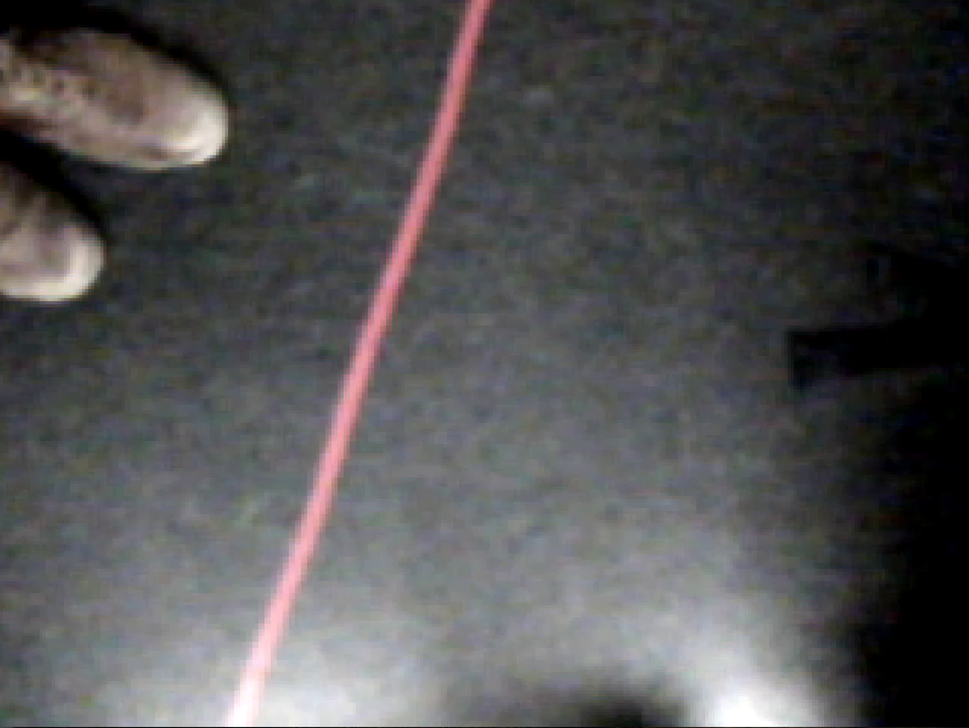
#> input picture img.png, 969 x 728 px, shrunk from 1912 x 1436 before the run
$ python 'hough lines.py'
#> lines starting #> are read from the running program, lines starting #| are printed output that depends on the picture; after the words box and inside, x2 and y2 are one past the last pixel; in counts of white or black regions, pixels touching at a corner belong together
# -*- coding: utf-8 -*-

#import libardrone.libardrone as libardrone #import the libardrone
import cv2 #import opencv
import numpy as np
import matplotlib as matplot


#load image
img = cv2.imread('img.png', 1)
#> img is the input picture: shape (728, 969, 3); mean B, G, R 81.9, 81.1, 81.9
#convert to HSV
hsv = cv2.cvtColor(img,cv2.COLOR_BGR2HSV)
#> hsv: shape (728, 969, 3); mean H, S, V 81.7, 32.5, 85.9
#color ranges for red
#from 0 to 20
first_lower_red = np.array([0,50,50])
first_upper_red = np.array([20,255,255])
#from 160 to 180
second_lower_red = np.array([160,50,50])
second_upper_red = np.array([180,255,255])
#make a mask from those 2 thresholds
mask1 = cv2.inRange(hsv, first_lower_red, first_upper_red)
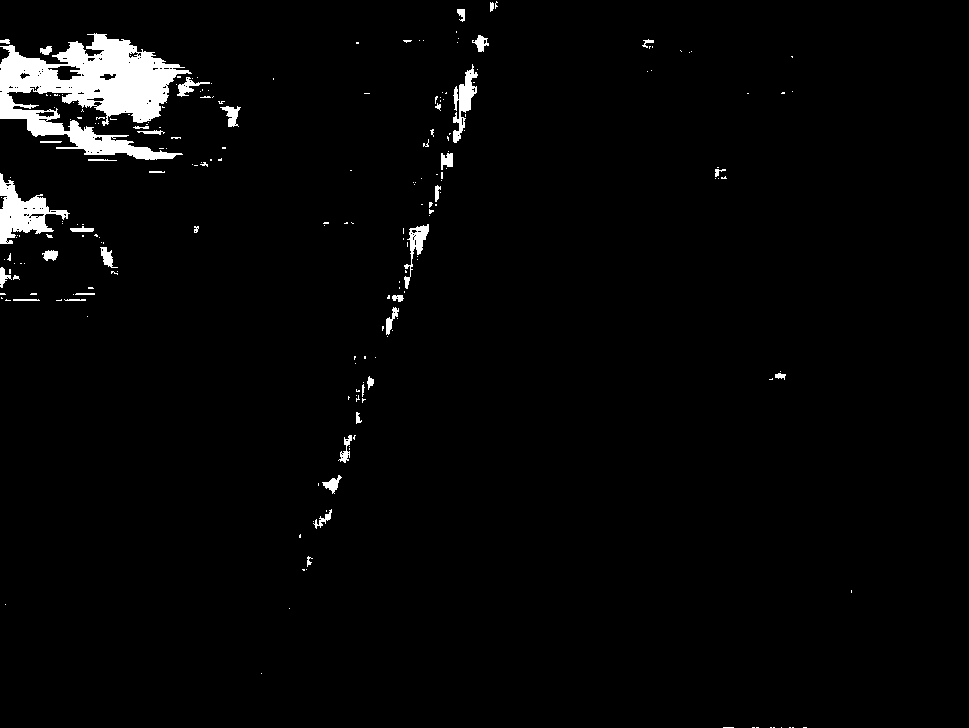
#> mask1: shape (728, 969); 2.6% white; 219 white regions (178 under 20 px), largest, box (x1, y1, x2, y2) and area: (0, 33, 192, 160) 11684, (0, 173, 70, 244) 2007, (453, 64, 478, 143) 787
mask2 = cv2.inRange(hsv, second_lower_red, second_upper_red)
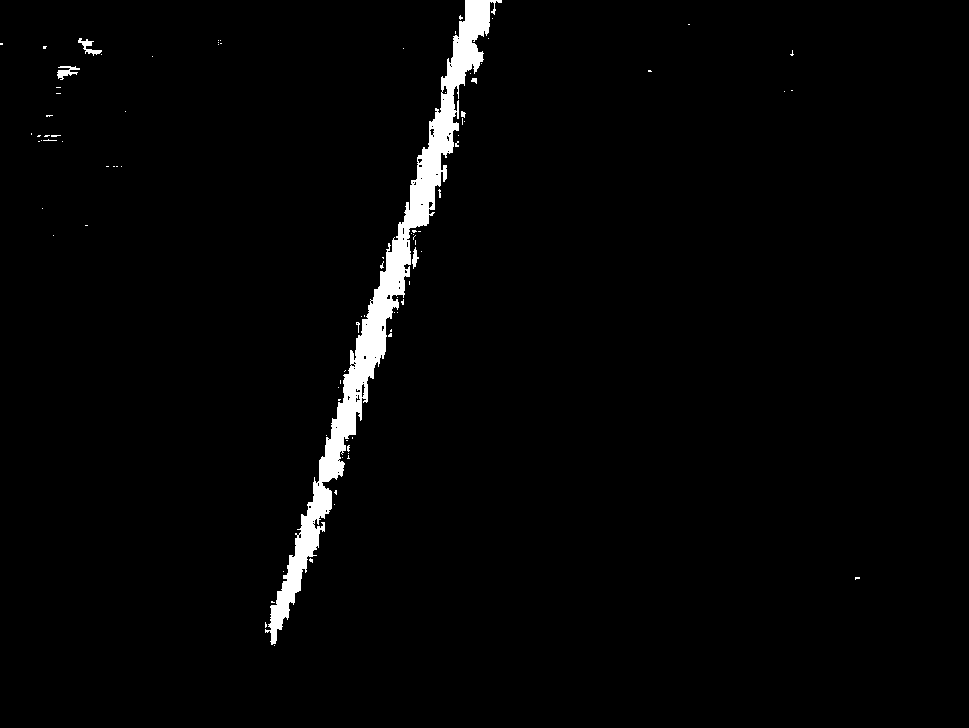
#> mask2: shape (728, 969); 2.2% white; 90 white regions (84 under 20 px), largest, box (x1, y1, x2, y2) and area: (265, 0, 502, 645) 14415, (57, 66, 80, 80) 158, (78, 38, 102, 56) 148, (412, 247, 419, 269) 76, (471, 78, 477, 84) 25, (461, 111, 466, 118) 24
mask = cv2.add(mask1, mask2)
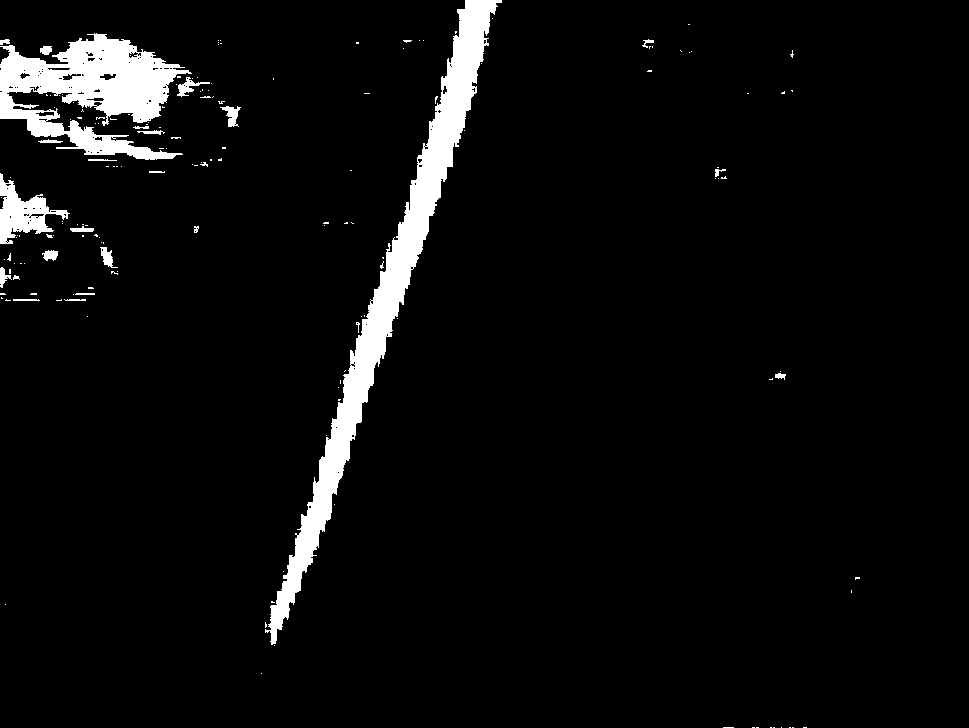
#> mask: shape (728, 969); 4.8% white; 169 white regions (145 under 20 px), largest, box (x1, y1, x2, y2) and area: (265, 0, 502, 645) 17514, (0, 33, 192, 160) 12053, (0, 173, 70, 244) 2008

#put that mask on the pic
res = cv2.bitwise_and(hsv, hsv, mask= mask)
#> res: shape (728, 969, 3); mean H, S, V 4.1, 3.6, 6.7


#######

gray = cv2.cvtColor(hsv,cv2.COLOR_BGR2GRAY)
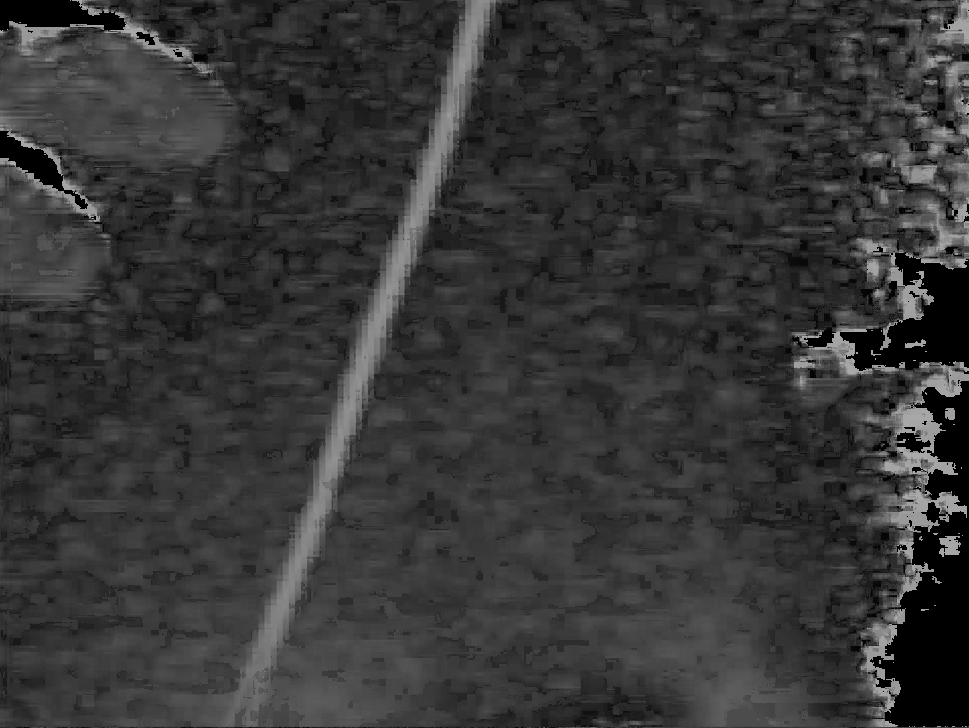
#> gray: shape (728, 969); min 0, max 174, mean 54.1
edges = cv2.Canny(gray,100,250,apertureSize = 3)
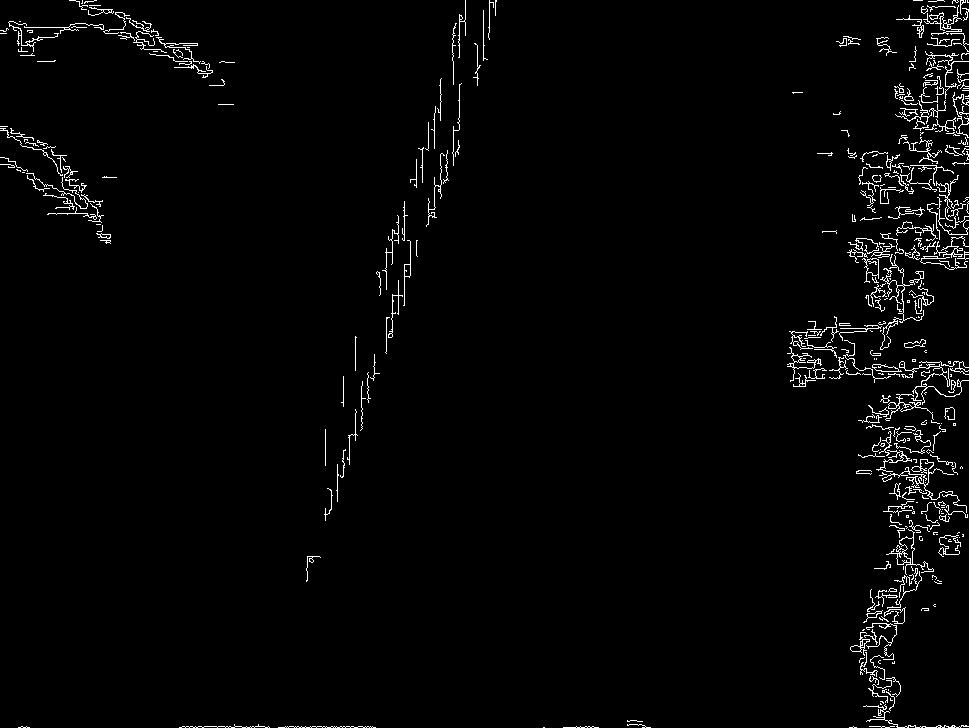
#> edges: shape (728, 969); 2.1% white in thin lines or dots

cv2.imshow('canny',edges)
#> (the run stopped early here; a loop or call above may not have finished)

$ run again, with test.png copied over img.png
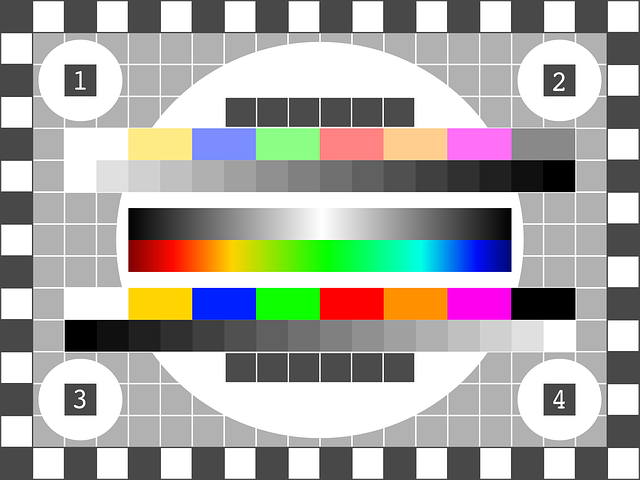
#> input picture test.png, 640 x 480 px
#> img is the input picture: shape (480, 640, 3); mean B, G, R 167.2, 171.5, 172.9
#> hsv: shape (480, 640, 3); mean H, S, V 8.4, 25.6, 183.4
#> `mask1 = cv2.inRange(hsv, first_lower_red, first_upper_red)`:
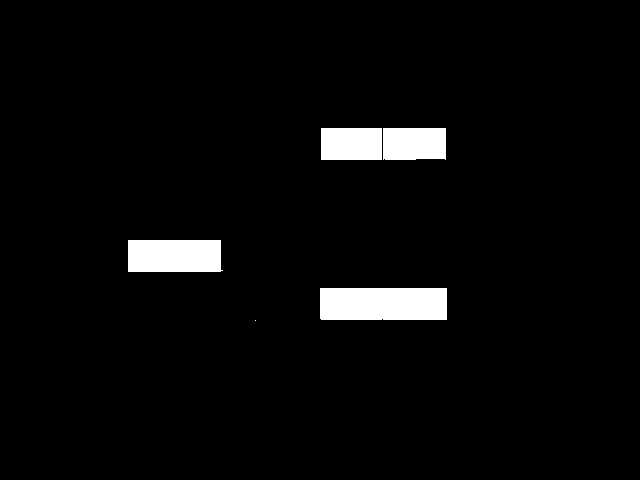
#> mask1: shape (480, 640); 3.6% white; 5 white regions (1 under 20 px), largest, box (x1, y1, x2, y2) and area: (320, 288, 447, 320) 4062, (128, 240, 223, 272) 2978, (383, 128, 446, 160) 1986, (321, 128, 382, 160) 1952
#> mask2: shape (480, 640); 0.03% white in thin lines or dots, all inside (x1, y1, x2, y2) = (320, 128, 448, 320)
#> mask: shape (480, 640); 3.6% white; 4 white regions (1 under 20 px), largest, box (x1, y1, x2, y2) and area: (320, 288, 448, 320) 4096, (320, 128, 446, 160) 4002, (128, 240, 223, 272) 2978
#> res: shape (480, 640, 3); mean H, S, V 0.3, 7.4, 8.9
#> `edges = cv2.Canny(gray,100,250,apertureSize = 3)`:
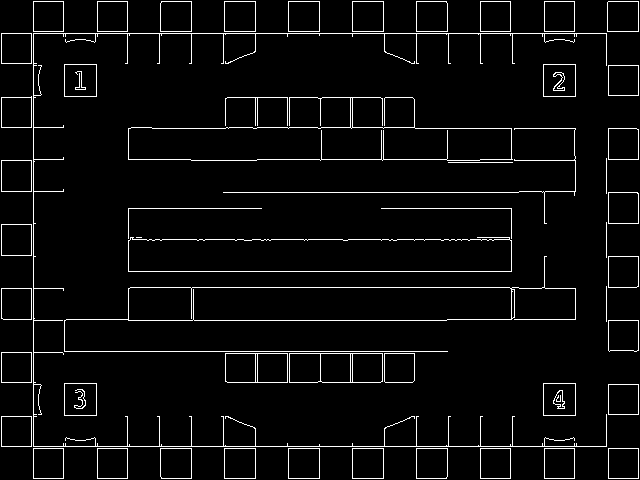
#> edges: shape (480, 640); 4.3% white in thin lines or dots
